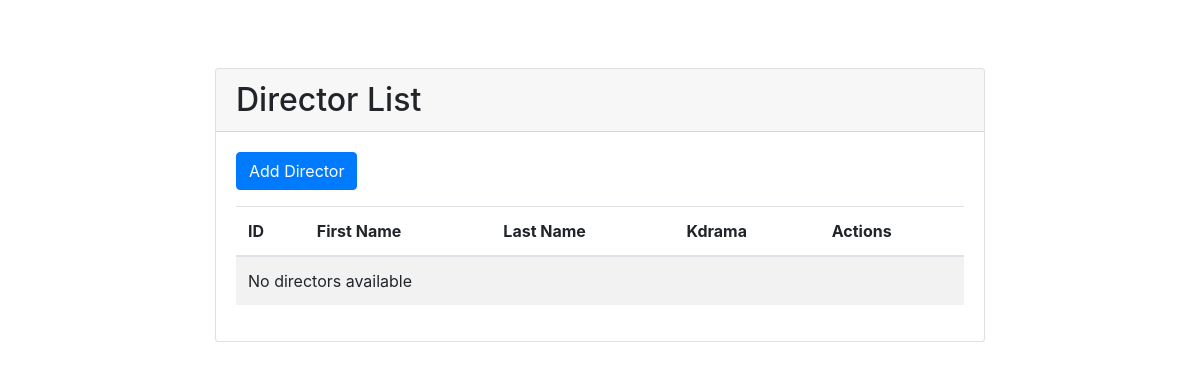
Page /kdrama/director_list/ on the earlier database version.
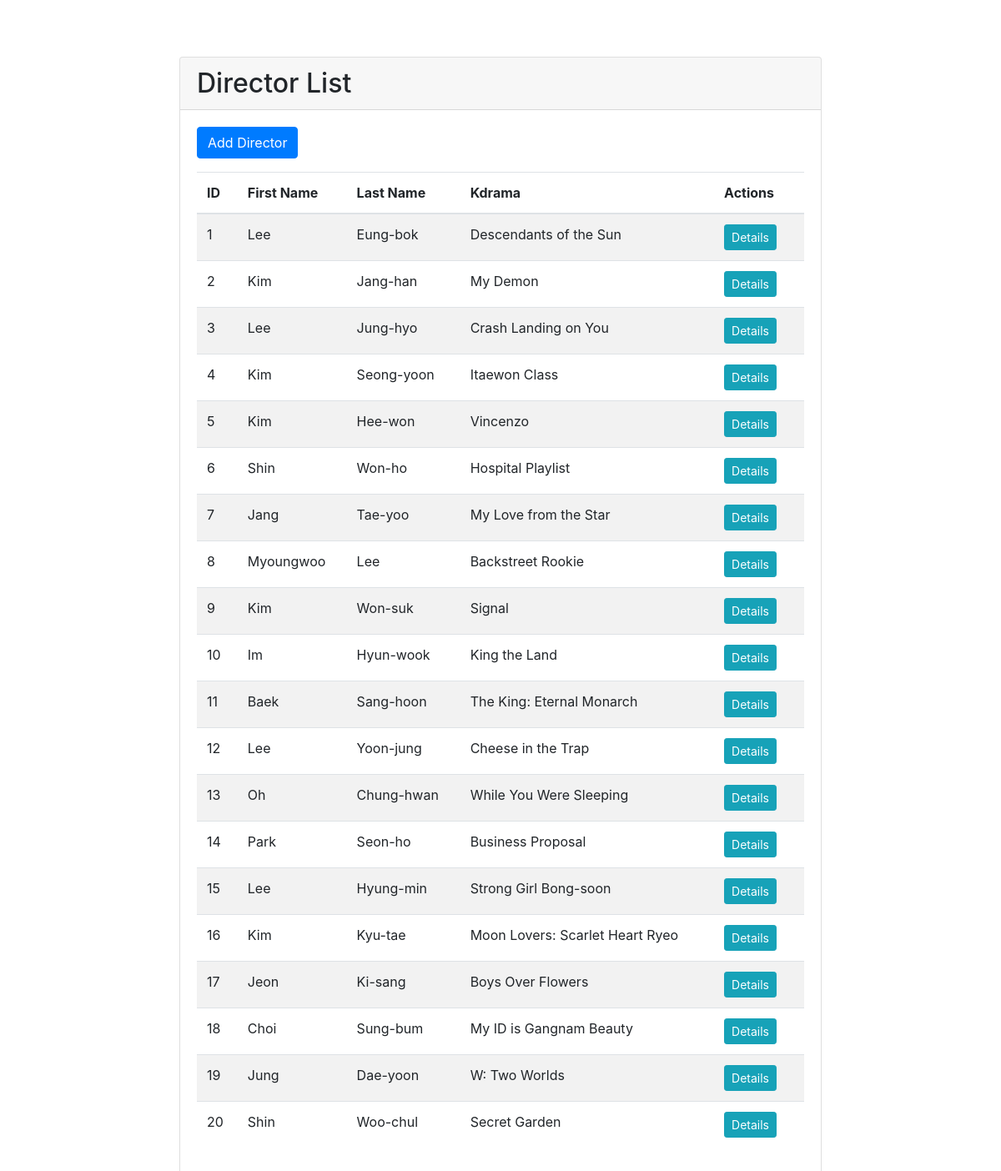
Same page on the later database version.
### kdrama/models.py (models this page shows, shortened)
class director (models.Model):
    director_id = models.AutoField(primary_key=True)
    first_name = models.CharField(max_length=25, blank=True)
    last_name = models.CharField(max_length=25, blank=True)
    kdrama = models.ForeignKey(kdrama, on_delete=models.CASCADE)

class kdrama(models.Model):
    kdrama_id = models.AutoField(primary_key=True)
    title = models.CharField(max_length=100)
    description = models.CharField(max_length=500, blank=True)
    release_year = models.CharField(max_length=50, blank=True)
    duration = models.CharField(max_length=50, blank=True)

### kdrama/views.py (the view)
# urls.py: path('director_list/', views.DirectorList.as_view(), name='director-list'),
class DirectorList(View):
    def get(self, request):
        directors = director.objects.all()
        return render(request=request, template_name='kdrama/director_list.html', context={'directors': directors})

### kdrama/templates/kdrama/director_list.html (shortened to what this page needs)
{% extends 'base.html' %}
{% block content %}
    <div class="card mt-5">
        <div class="card-header">
            <h2 class="mb-0">Director List</h2>
        </div>
        <div class="card-body">
            <a href="{% url 'director_add' %}" class="btn btn-primary mb-3">Add Director</a>
            <div class="table-responsive">
                <table class="table table-striped">
                    <thead>
                        <tr>
                            <th>ID</th>
                            <th>First Name</th>
                            <th>Last Name</th>
                            <th>Kdrama</th>
                            <th>Actions</th>
                        </tr>
                    </thead>
                    <tbody>
                        {% for director in directors %}
                            <tr>
                                <td>{{ director.director_id }}</td>
                                <td>{{ director.first_name }}</td>
                                <td>{{ director.last_name }}</td>
                                <td>{{ director.kdrama.title }}</td>
                                <td>
                                    <a href="{% url 'director_details' director.director_id %}" class="btn btn-info btn-sm">Details</a>
                                </td>
                            </tr>
                        {% empty %}
                            <tr>
                                <td colspan="5">No directors available</td>
                            </tr>
                        {% endfor %}
                    </tbody>
                </table>
            </div>
        </div>
    </div>
{% endblock %}

Differences in the rows shown:
added director: director_id "1", first_name "Lee", last_name "Eung-bok", kdrama "Descendants of the Sun"
added director: director_id "2", first_name "Kim", last_name "Jang-han", kdrama "My Demon"
added director: director_id "3", first_name "Lee", last_name "Jung-hyo", kdrama "Crash Landing on You"
added director: director_id "4", first_name "Kim", last_name "Seong-yoon", kdrama "Itaewon Class"
added director: director_id "5", first_name "Kim", last_name "Hee-won", kdrama "Vincenzo"
added director: director_id "6", first_name "Shin", last_name "Won-ho", kdrama "Hospital Playlist"
added director: director_id "7", first_name "Jang", last_name "Tae-yoo", kdrama "My Love from the Star"
added director: director_id "8", first_name "Myoungwoo", last_name "Lee", kdrama "Backstreet Rookie"
added director: director_id "9", first_name "Kim", last_name "Won-suk", kdrama "Signal"
added director: director_id "10", first_name "Im", last_name "Hyun-wook", kdrama "King the Land"
added director: director_id "11", first_name "Baek", last_name "Sang-hoon", kdrama "The King: Eternal Monarch"
added director: director_id "12", first_name "Lee", last_name "Yoon-jung", kdrama "Cheese in the Trap"
added director: director_id "13", first_name "Oh", last_name "Chung-hwan", kdrama "While You Were Sleeping"
added director: director_id "14", first_name "Park", last_name "Seon-ho", kdrama "Business Proposal"
added director: director_id "15", first_name "Lee", last_name "Hyung-min", kdrama "Strong Girl Bong-soon"
added director: director_id "16", first_name "Kim", last_name "Kyu-tae", kdrama "Moon Lovers: Scarlet Heart Ryeo"
added director: director_id "17", first_name "Jeon", last_name "Ki-sang", kdrama "Boys Over Flowers"
added director: director_id "18", first_name "Choi", last_name "Sung-bum", kdrama "My ID is Gangnam Beauty"
added director: director_id "19", first_name "Jung", last_name "Dae-yoon", kdrama "W: Two Worlds"
added director: director_id "20", first_name "Shin", last_name "Woo-chul", kdrama "Secret Garden"
Other differences:
text no longer shown: "No directors available"
